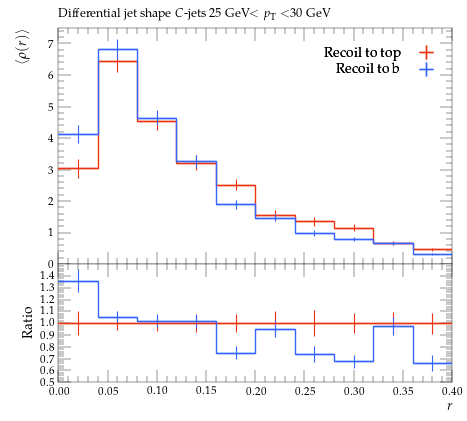

This chart was generated by the following Python code:
#! /usr/bin/env python

# This Python script was auto-generated using YODA v2.0.2.
# Analysis object: /MC_HFDECAYS/avg_C_jet_rho_25_30
# Timestamp: 31-07-2026 (13:13:53)

import matplotlib as mpl
import matplotlib.pyplot as plt
mpl.use('Agg') # comment out for interactive use
import os
import numpy as np

plotDir = os.path.split(os.path.realpath(__file__))[0]
if 'YODA_USER_PLOT_PATH' in globals():
    plot_outdir = globals()['YODA_USER_PLOT_PATH']
else:
    plot_outdir = plotDir

#plot style
plt.style.use(os.path.join(plotDir, '../default.mplstyle'))
# plot metadata
figW, figH = plt.rcParams['figure.figsize']
ax_xLabel = r'$r$'
ax_yLabel = r'$\langle\rho(r)\rangle$'
ax_title  = r'Differential jet shape $C$-jets 25 GeV$<p_\mathrm{T}<$30 GeV'
ax_xScale = 'linear'
ax_yScale = 'linear'
xLims = (0.0, 0.4)
yLims = (0.0, 7.497721)

# TeX-friendly labels for the legend
labels = {
    'legend' : ([ r"Recoil to top", r"Recoil to b" ], r""),
}

# Adjust canvas width and height
canvasW = 10.0
canvasH = 9.0
figW *= canvasW/10.
figH *= canvasH/9.

# Create figure and axis objects
fig, (ax, ratio0_ax) = plt.subplots(2, 1, sharex=True,
                  figsize=(figW,figH), gridspec_kw={'height_ratios': (6.0, 3.0)})

# Set figure margins
plt.subplots_adjust(
    left   = 1.0 * plt.rcParams['figure.subplot.left'],
    right  = 1.0 * plt.rcParams['figure.subplot.right'],
    top    = 1.0 * plt.rcParams['figure.subplot.top'],
    bottom = 1.0 * plt.rcParams['figure.subplot.bottom'])

ratio0_ax.yaxis.set_major_locator(mpl.ticker.MultipleLocator(0.1))
ratio0_ax.set_ylim(0.5, 1.4999)
ratio0_ax.set_ylabel('Ratio')

# the numerical data is stored in a separate file
dataf = dict()
prefix = os.path.split(__file__)[0]
if prefix:    prefix = prefix + '/'
exec(open(prefix+'avg_C_jet_rho_25_30__data.py').read(), dataf)


legend_handles = dict() # keep track of handles for the legend

# style options for curves
# starts at zorder>=5 to draw curve on top of legend
styles = {
  'recoil_t': {
    'color' : '#EE3311',
    'linestyle' : '-',
    'linewidth' : 1,
    'marker' : 'none',
    'markersize' : 2,
    'capsize' : 0.0,
    'zorder' : 5,
    'histstyle' : 1,
    'drawstyle' : 'steps-pre',
    'xerrorbars' : 1,
    'yerrorbars' : 1,
    'fillcolor' : None,
    'fillopacity' : 1.0,
    'ratio0_linestyle' : '-',
    'ratio0_linewidth' : 1,
    'ratio0_marker' : 'none',
    'ratio0_markersize' : 2,
    'ratio0_capsize' : 0.0,
    'ratio0_zorder' : 5,
    'ratio0_histstyle' : 1,
    'ratio0_drawstyle' : 'steps-pre',
    'ratio0_xerrorbars' : 1,
    'ratio0_yerrorbars' : 1,
  },
  'recoil_b': {
    'color' : '#3366FF',
    'linestyle' : '-',
    'linewidth' : 1,
    'marker' : 'none',
    'markersize' : 2,
    'capsize' : 0.0,
    'zorder' : 6,
    'histstyle' : 1,
    'drawstyle' : 'steps-pre',
    'xerrorbars' : 1,
    'yerrorbars' : 1,
    'fillcolor' : None,
    'fillopacity' : 1.0,
    'ratio0_linestyle' : '-',
    'ratio0_linewidth' : 1,
    'ratio0_marker' : 'none',
    'ratio0_markersize' : 2,
    'ratio0_capsize' : 0.0,
    'ratio0_zorder' : 6,
    'ratio0_histstyle' : 1,
    'ratio0_drawstyle' : 'steps-pre',
    'ratio0_xerrorbars' : 1,
    'ratio0_yerrorbars' : 1,
  },
}

# curve from input yoda files in main panel
for label, yvals in dataf['yvals'].items():
    if all(np.isnan(v) for v in dataf['yvals'][label]):
        continue
    tmp = None
    if styles[label]['histstyle']: # draw as histogram
        xpos = dataf['xedges'][label] if styles[label]['drawstyle'] else dataf['xpoints'][label]
        ypos = np.insert(yvals, 0, yvals[0]) if styles[label]['drawstyle'] else yvals
        if styles[label]['fillcolor']: # fill area below curve
            ax.fill_between(xpos, ypos, step='pre',
                            color=styles[label]['fillcolor'],
                            alpha=styles[label]['fillopacity'])
        tmp, = ax.plot(xpos, ypos,
                       color=styles[label]['color'],
                       linestyle=styles[label]['linestyle'],
                       linewidth=styles[label]['linewidth'],
                       drawstyle=styles[label]['drawstyle'], solid_joinstyle='miter',
                       zorder=styles[label]['zorder'], label=label)
    tmp = ax.errorbar(dataf['xpoints'][label], yvals,
                      xerr=np.array(dataf['xerrs'][label])*styles[label]['xerrorbars'],
                      yerr=np.array(dataf['yerrs'][label])*styles[label]['yerrorbars'],
                      fmt=styles[label]['marker'], capsize=styles[label]['capsize'],
                      markersize=styles[label]['markersize'],
                      ecolor=styles[label]['color'],
                      color=styles[label]['color'], zorder=styles[label]['zorder'])
    tmp[-1][0].set_linestyle(styles[label]['linestyle'])
    tmp[-1][0].set_linewidth(styles[label]['linewidth'])
    if label in dataf['add_legend_handle']:  legend_handles[label] = tmp
    for varLabel in dataf['variation_yvals'].keys():
        if varLabel.startswith(label):
            tmp, = ax.plot(dataf['xedges'][label], dataf['variation_yvals'][varLabel],
                           color=styles[label]['color'],
                           linestyle=styles[label]['linestyle'],
                           linewidth=styles[label]['linewidth'],
                           drawstyle='steps-pre', solid_joinstyle='miter',
                           zorder=styles[label]['zorder'], alpha=0.5)


# plots on ratio panel
# curve from input yoda files in ratio panel
for label, yvals in dataf['ratio0_yvals'].items():
    if all(np.isnan(v) for v in yvals):
        continue
    if styles[label]['ratio0_histstyle']: # plot as histogram
        xpos = dataf['xedges']['recoil_t'] if styles[label]['ratio0_drawstyle'] else dataf['xpoints']['recoil_t']
        ypos = np.insert(yvals, 0, yvals[0]) if styles[label]['ratio0_drawstyle'] else yvals
        ratio0_ax.plot(xpos, ypos,
                       color=styles[label]['color'],
                       linewidth=styles[label]['linewidth'],
                       linestyle=styles[label]['ratio0_linestyle'],
                       drawstyle=styles[label]['ratio0_drawstyle'], zorder=styles[label]['zorder'],
                       solid_joinstyle='miter')
    tmp = ratio0_ax.errorbar(dataf['xpoints']['recoil_t'], yvals,
                             xerr=np.array(dataf['ref_xerrs'])*styles[label]['ratio0_xerrorbars'],
                             yerr=np.array(dataf['ratio0_yerrs'][label])*styles[label]['ratio0_yerrorbars'],
                             fmt=styles[label]['ratio0_marker'], capsize=styles[label]['ratio0_capsize'],
                             markersize=styles[label]['ratio0_markersize'],
                             ecolor=styles[label]['color'],
                             color=styles[label]['color'])
    tmp[-1][0].set_linestyle(styles[label]['ratio0_linestyle'])
    tmp[-1][0].set_linewidth(styles[label]['ratio0_linewidth'])

    for varlabel in dataf['ratio0_variation_vals'].keys():
        if varlabel.startswith(label):
            ratio0_ax.plot(dataf['xedges']['recoil_t'],
                            dataf['ratio0_variation_vals'][varlabel],
                            color=styles[label]['color'],
                            linestyle=styles[label]['linestyle'],
                            linewidth=styles[label]['linewidth'],
                            drawstyle='steps-pre', solid_joinstyle='miter',
                            zorder=1, alpha=0.5)

legend_items = list(legend_handles.values())
ax.add_artist(ax.legend(legend_items,
                        labels['legend'][0],
                        title=labels['legend'][1],
                        alignment='right',
                        loc='upper right',
                        bbox_to_anchor=(1.0, 0.97),markerfirst=False))

# set plot metadata as defined above
ratio0_ax.set_xlabel(ax_xLabel)
ratio0_ax.xaxis.set_label_coords(1., -0.15)
ax.set_ylabel(ax_yLabel, ha='right', va='top')
ax.yaxis.set_label_coords(-0.11, 1.0)
ax.set_title(ax_title, loc='left')
ax.set_xscale(ax_xScale)
ax.set_yscale(ax_yScale)
ax.set_xlim(xLims)
ax.set_ylim(yLims)

# tick formatting
plt.rcParams['xtick.top'] = True
plt.rcParams['ytick.right'] = True
fig.align_ylabels((ax, ratio0_ax))
plt.savefig(os.path.join(plot_outdir, 'avg_C_jet_rho_25_30.pdf'), format='PDF')
plt.savefig(os.path.join(plot_outdir, 'avg_C_jet_rho_25_30.png'), format='PNG')

plt.close(fig)
